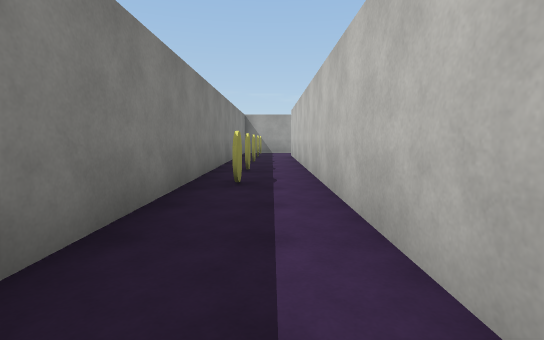
[1] (above)

15 first-person views from a walk through a 3-D level made in the Unity game engine. The camera is 1.3 m above the floor, tilts 6° down and sees 85° across. The floor is counted in squares, 2 m on a side. Each view is taken from the middle of a square. On the plan, view 1 faces up. The plan holds only what a view shows up to about 9 squares ahead; the rest is blank. The place goes on beyond the plan. The player character is not drawn. Surface patterns are stand-ins for the level's own textures.

[2]
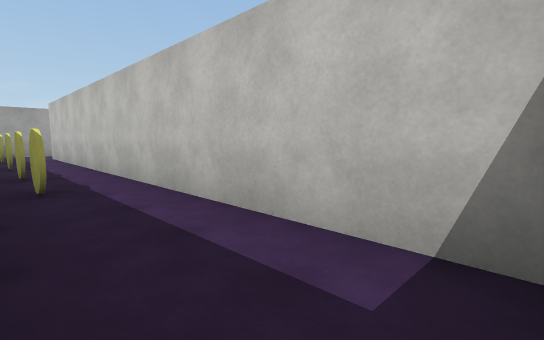

[3]
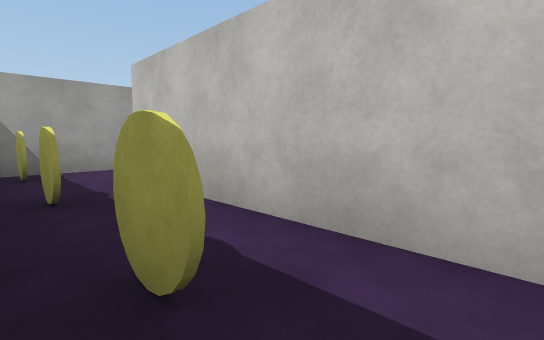

[4]
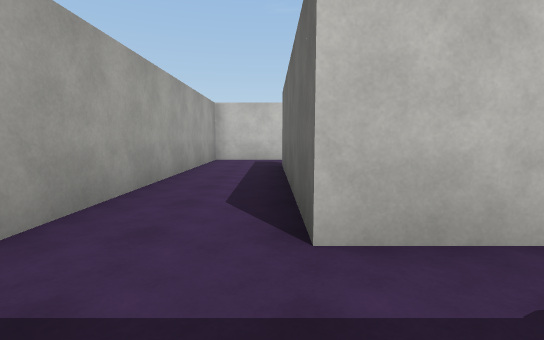

[5]
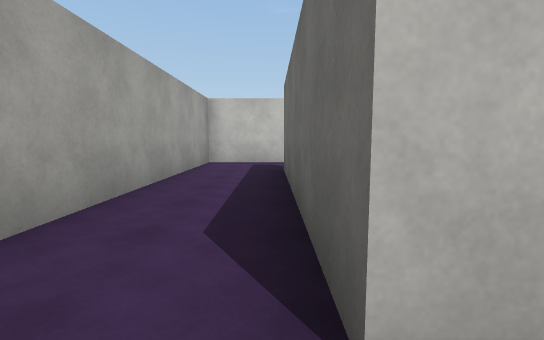

[6]
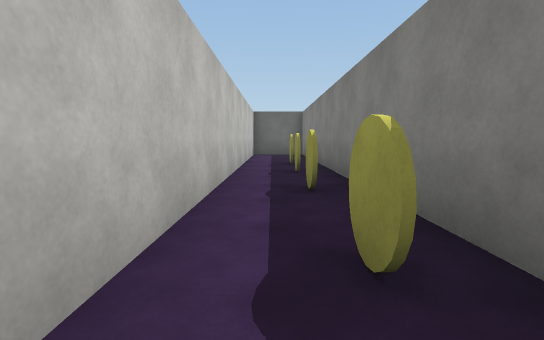

[7]
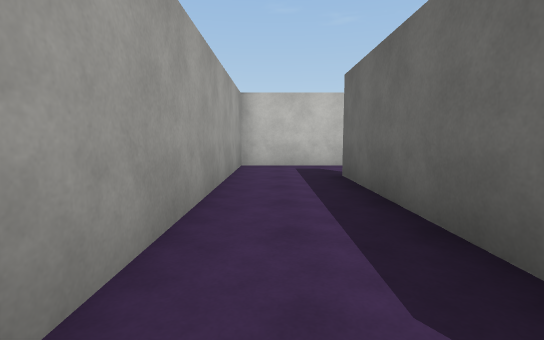

[8]
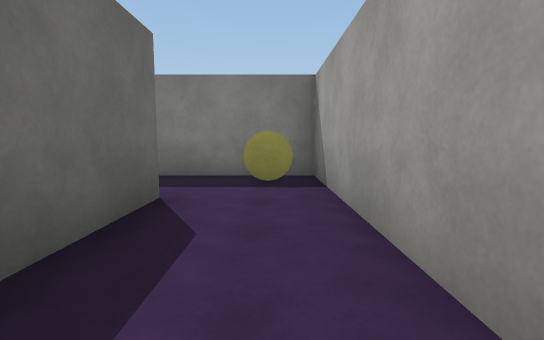

[9]
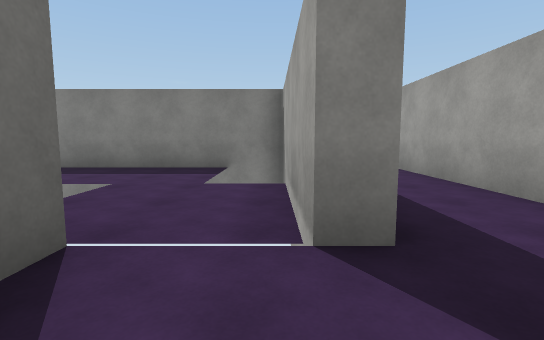

[10]
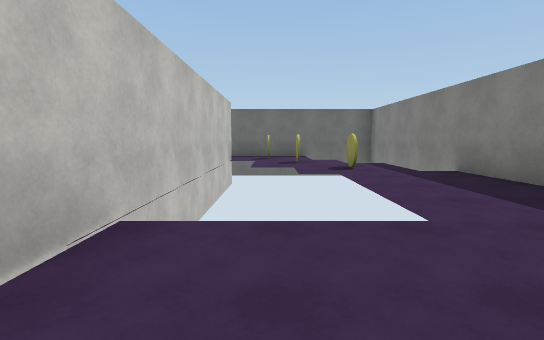

[11]
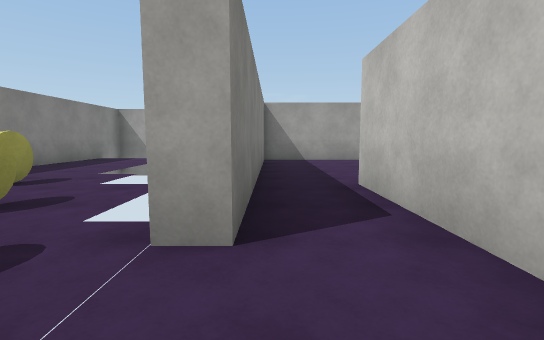

[12]
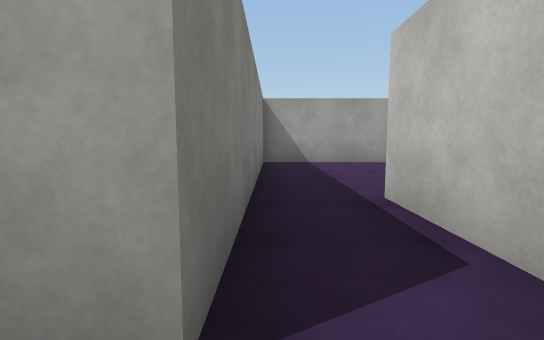

[13]
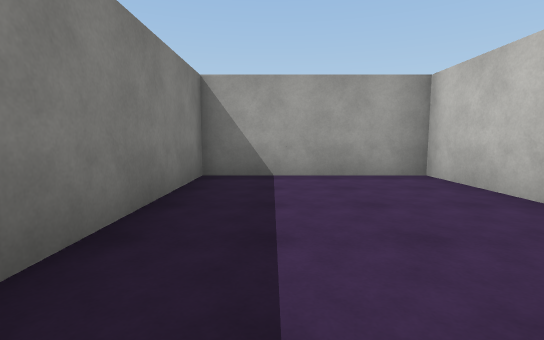

[14]
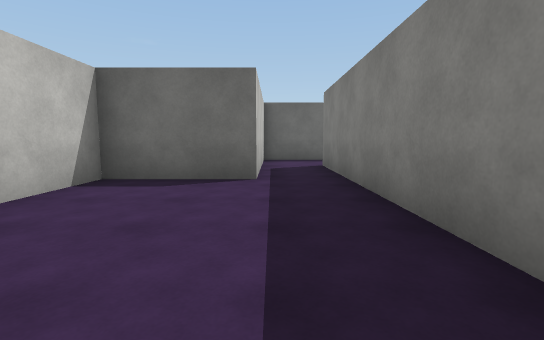

[15]
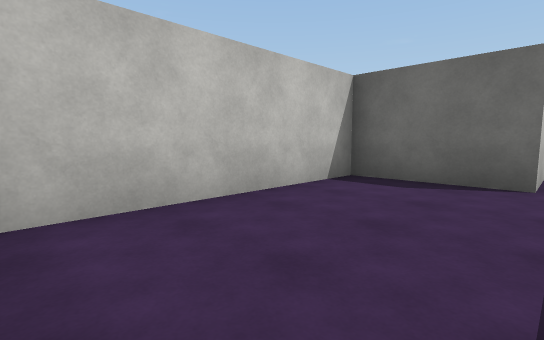

### Floor plan
Ten units are one square. View 1 is at (0, 0); x grows to the right and y downward. Boxes are objects, and circles mark ways between rooms. Rooms are numbered by the first view taken in them; rooms with no view inside come last. Other rooms are left out.
<svg viewBox="-17 -142 129 147">
<path fill="none" stroke="#000" d="M8 0 8 -117 63 -117M83 -124 83 -137 -12 -137 -12 -12M63 -117 63 -113 12 -113M83 -112 83 -124M63 -65 63 -98 68 -98M68 -17 63 -17 63 -65M83 -5 83 -15M12 -56 12 -19M83 -15 83 -42 107 -42 107 -92 68 -92 68 -17"/>
<rect x="-5" y="-45" width="10" height="10" fill="#bbb"><title>yellow coin</title></rect>
<rect x="-5" y="-65" width="10" height="10" fill="#bbb"><title>yellow coin</title></rect>
<rect x="-5" y="-85" width="10" height="10" fill="#bbb"><title>yellow coin</title></rect>
<rect x="-5" y="-115" width="10" height="10" fill="#bbb"><title>yellow coin</title></rect>
<rect x="-5" y="-135" width="10" height="10" fill="#bbb"><title>yellow coin</title></rect>
<rect x="25" y="-45" width="10" height="10" fill="#bbb"><title>yellow coin</title></rect>
<rect x="35" y="-35" width="10" height="10" fill="#bbb"><title>yellow coin</title></rect>
<circle cx="75" cy="-120" r="3" fill="#2a7"/>
<circle cx="80" cy="-20" r="3" fill="#2a7"/>
<text x="0" y="-80">1</text>
<text x="60" y="-100">2</text>
<text x="50" y="-20">3</text>
<text x="80" y="-60">4</text>
</svg>
Room 1 opens to room 2. Room 3 opens to room 4.

Where each view was taken, in squares from view 1:
view 1: 0 up, 0 right, facing up
view 2: 0 up, 1 left, facing up-right
view 3: 7 up, 1 left, facing up-right
view 4: 12 up, 1 left, facing right
view 5: 12 up, 0 right, facing right
view 6: 12 up, 0 right, facing down
view 7: 13 up, 1 right, facing right
view 8: 13 up, 4 right, facing left
view 9: 11 up, 8 right, facing left
view 10: 11 up, 5 right, facing down
view 11: 0 up, 7 right, facing up
view 12: 1 up, 7 right, facing up
view 13: 4 up, 8 right, facing up
view 14: 9 up, 8 right, facing down
view 15: 9 up, 8 right, facing down-right
